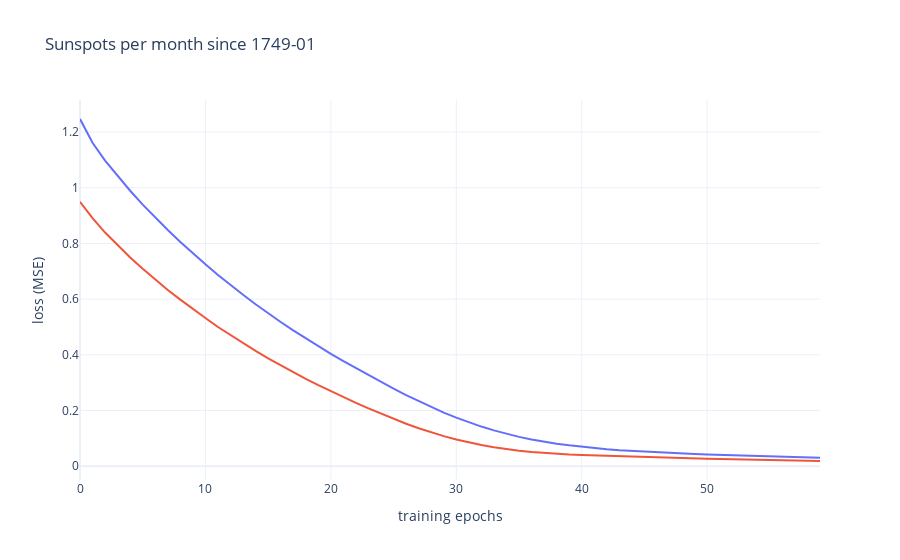

The notebook cell this image was saved under:
### Code cell
#HISTORY PLOT
epochs_steps = [*range(0, len(history.history['loss']))]

# MAKE PREDICTIONS
train_predict = model.predict(trainX).squeeze()
test_predict = model.predict(testX).squeeze()
print(trainX.shape, train_predict.shape,trainY.shape,testX.shape, test_predict.shape,testY.shape)

#COMPUTE RMSE
print(trainY.shape, train_predict.shape)
train_rmse = np.sqrt(mean_squared_error(trainY, train_predict))
test_rmse = np.sqrt(mean_squared_error(testY, test_predict))
print(np.mean((trainY-train_predict)**2.0))
print(np.mean((testY-test_predict)**2.0))

print('Train MSE = %.5f RMSE = %.5f' % (train_rmse**2.0,train_rmse))
print('Test MSE = %.5f RMSE = %.5f' % (test_rmse**2.0,test_rmse))    

# PLOTLY PLOT
plotly_line_plot([epochs_steps,epochs_steps],[history.history['loss'],history.history['val_loss']],title="Sunspots per month since 1749-01",x_label="training epochs",y_label="loss (MSE)")

print(history.history['loss'])
# SIMPLE PLOT 
plt.figure()
plt.plot(epochs_steps, history.history['loss'], 'bo', label='Training loss')
plt.plot(epochs_steps, history.history['val_loss'], 'b', label='Validation loss')
plt.legend()

### Figure 1 — Plotly figure (JSON) as saved in the notebook; plotly's stock layout.template omitted (floating-point values rounded to 4 significant figures)
{"data": [{"hovertemplate": "x=%{x}<br>y=%{y}<extra></extra>", "legendgroup": "", "line": {"color": "#636efa", "dash": "solid"}, "marker": {"symbol": "circle"}, "mode": "lines", "name": "", "orientation": "v", "showlegend": false, "type": "scatter", "x": [0, 1, 2, 3, 4, 5, 6, 7, 8, 9, 10, 11, 12, 13, 14, 15, 16, 17, 18, 19, 20, 21, 22, 23, 24, 25, 26, 27, 28, 29, 30, 31, 32, 33, 34, 35, 36, 37, 38, 39, 40, 41, 42, 43, 44, 45, 46, 47, 48, 49, 50, 51, 52, 53, 54, 55, 56, 57, 58, 59], "xaxis": "x", "y": [1.247, 1.161, 1.098, 1.041, 0.9891, 0.9391, 0.8929, 0.848, 0.8054, 0.7645, 0.7251, 0.6869, 0.6504, 0.6156, 0.5817, 0.5489, 0.5177, 0.4878, 0.4587, 0.4305, 0.4034, 0.3771, 0.3518, 0.3267, 0.3018, 0.2782, 0.2552, 0.2333, 0.2118, 0.1923, 0.1744, 0.1577, 0.1424, 0.1286, 0.1162, 0.1054, 0.0962, 0.08788, 0.08086, 0.07499, 0.06985, 0.0653, 0.0611, 0.0577, 0.05495, 0.0524, 0.0501, 0.04801, 0.04598, 0.04401, 0.04232, 0.04072, 0.0391, 0.0376, 0.0361, 0.0349, 0.0337, 0.03234, 0.03143, 0.03042], "yaxis": "y"}, {"mode": "lines", "type": "scatter", "x": [0, 1, 2, 3, 4, 5, 6, 7, 8, 9, 10, 11, 12, 13, 14, 15, 16, 17, 18, 19, 20, 21, 22, 23, 24, 25, 26, 27, 28, 29, 30, 31, 32, 33, 34, 35, 36, 37, 38, 39, 40, 41, 42, 43, 44, 45, 46, 47, 48, 49, 50, 51, 52, 53, 54, 55, 56, 57, 58, 59], "y": [0.9492, 0.8905, 0.8389, 0.7943, 0.7494, 0.709, 0.6703, 0.6329, 0.5982, 0.5639, 0.532, 0.5, 0.4705, 0.4418, 0.4142, 0.3873, 0.3623, 0.3375, 0.3138, 0.291, 0.2692, 0.248, 0.2278, 0.2075, 0.1883, 0.17, 0.1526, 0.1365, 0.1213, 0.108, 0.09619, 0.08524, 0.0761, 0.06801, 0.06109, 0.0557, 0.05107, 0.04735, 0.0444, 0.04201, 0.04007, 0.03855, 0.03747, 0.03648, 0.03525, 0.03394, 0.03246, 0.03129, 0.03001, 0.02848, 0.02729, 0.02633, 0.02539, 0.02424, 0.02365, 0.02268, 0.02151, 0.01994, 0.01941, 0.0188]}], "layout": {"legend": {"tracegroupgap": 0}, "showlegend": false, "title": {"text": "Sunspots per month since 1749-01"}, "xaxis": {"anchor": "y", "domain": [0, 1], "title": {"text": "training epochs"}}, "yaxis": {"anchor": "x", "domain": [0, 1], "title": {"text": "loss (MSE)"}}}}
